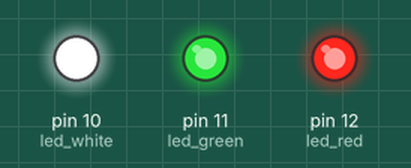
A sketch run on a simulated Arduino Uno, built with avr-gcc and run on an emulated ATmega328P. On the bench: output pins drawn as LEDs (lit = HIGH).

Above: at 0.2 s.
At 1.7 s:
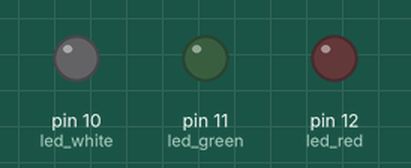
Timing chart, 0 to 3.0 s (numbered marks = the images above):
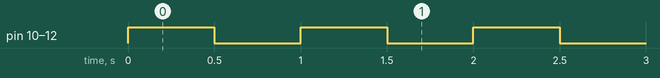

The sketch:

3LEDS.ino
```cpp
int led_white = 10;
int led_green = 11;
int led_red = 12;
int delay_time = 500;

void setup() {
  // put your setup code here, to run once:
  pinMode(led_white, OUTPUT);
  pinMode(led_green, OUTPUT);
  pinMode(led_red, OUTPUT);
}

void loop() {
  // put your main code here, to run repeatedly:
  run_blink();
}

void run_blink() {
  digitalWrite(led_white, HIGH);
  digitalWrite(led_green, HIGH);
  digitalWrite(led_red, HIGH);
  delay(delay_time);

  digitalWrite(led_white, LOW);
  digitalWrite(led_green, LOW);
  digitalWrite(led_red, LOW);
  delay(delay_time);
}
```

Measured:
- by itself, pin 10 (led_white), pin 11 (led_green), pin 12 (led_red): alternates HIGH for 0.50 s and LOW for 0.50 s
